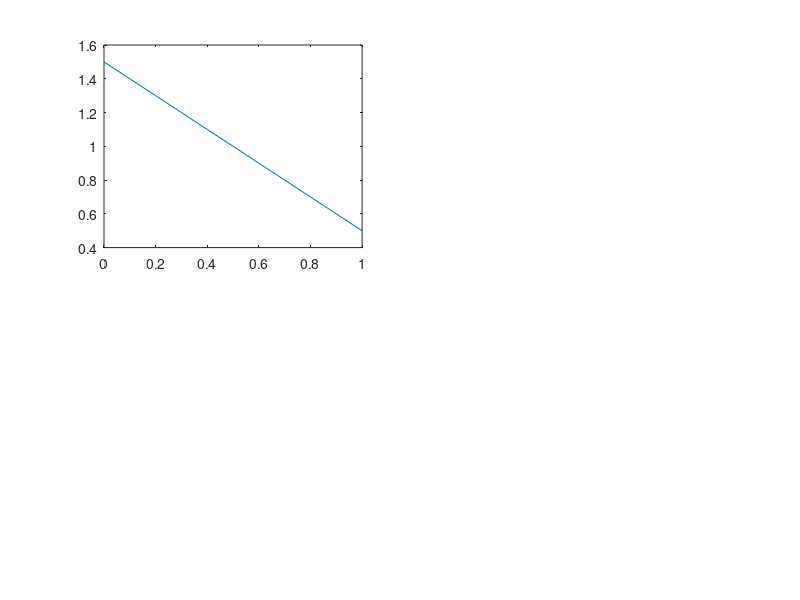

The MATLAB source for this figure: (Note: this script raises an error after producing the figure.)
% Surface plot of 2-1-1 MLP with jumping connection

k = 1000;
w1 = [1 1];
b1 = [-1.5];
w2 = [1 1 -2];
b2 = -0.5;

point_n = 21;
x = linspace(0, 1, point_n);
y = linspace(0, 1, point_n);
[xx, yy] = meshgrid(x, y);
input = [xx(:) yy(:)]';
net3 = [w1 b1]*[input; ones(1, size(input, 2))];
out3 = 1./(1+exp(-k*net3));

zz1 = reshape(out3(1, :), point_n, point_n);
zz2 = (xx + yy - 0.5)/2;
index = find(zz2 < 0);
zz2(index) = nan*index;

subplot(2,2,1);
plot(x, 1.5-x);
line(0, 0, 'linestyle', 'o', 'color', 'g');
line(0, 1, 'linestyle', 'x', 'color', 'm');
line(1, 0, 'linestyle', 'x', 'color', 'm');
line(1, 1, 'linestyle', 'o', 'color', 'g');
axis([0 1 0 1]); axis square;
xlabel('x1'); ylabel('x2'); title('(a) x3');

subplot(2,2,2);
mesh(xx, yy, zz2);
line(0, 0, 0, 'linestyle', 'o', 'color', 'g');
line(0, 1, 0, 'linestyle', 'x', 'color', 'm');
line(1, 0, 0, 'linestyle', 'x', 'color', 'm');
line(1, 1, 1, 'linestyle', 'o', 'color', 'g');
axis([0 1 0 1 0 1]);
axis square
xlabel('x1'); ylabel('x2'); zlabel('x3'); title('(b) x4');
view([-20 30]);

set(findobj(gcf, 'type', 'axes'), 'box', 'on');
set(findobj(gcf, 'type', 'line'), 'linewidth', 3, 'markersize', 10);
